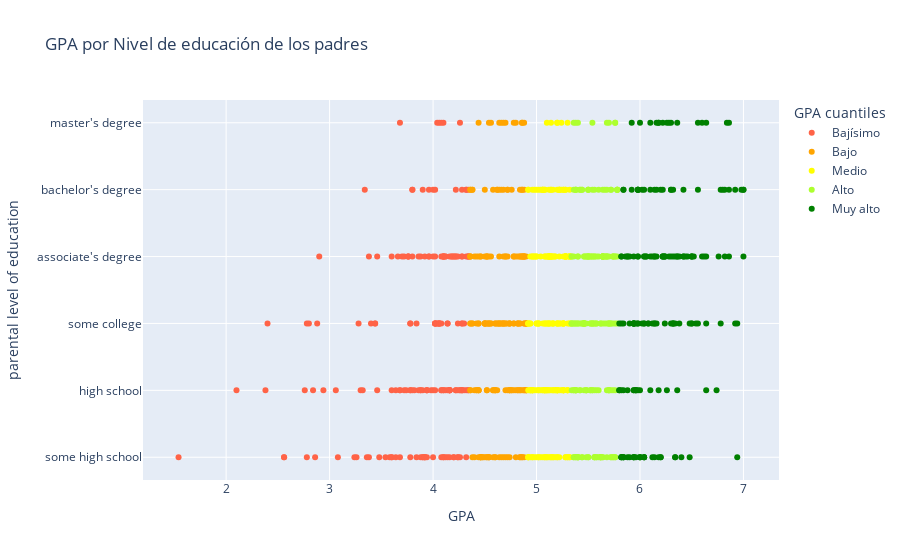

Notebook code for this chart:
### Markdown cell above
El rector, intrigado por saber si existe una relación entre el nivel educacional de los padres y las notas de sus hijos les plantea estudiar dicha relación. Para esto, les solicita que desde el `DataFrame` que posee a todos los alumnos (`DataFrame` obtenido tras la limpieza), generen una nueva columna que clasifique en quintiles de rendimiento para sus alumnos: `['Bajísimo', 'Bajo', 'Medio', 'Alto', 'Muy alto']`. (investigar `qcut()`)

Hecho esto, grafique a través de un scatter plot el nivel educacional de los padres v/s el promedio de los alumnos, utilice los cuantiles generados anteriormente para mostrar en que cuantil se encuentra cada uno de los datos.

Realizado el grafico, responda la siguiente pregunta: **¿Es posible visualizar alguna tendencia en el gráfico?.**

### Code cell
# Código para quintiles 
# La variable que contenga los quintiles debe llamarse GPA cuantiles para que el gráfico funcione.

# Código de gráfico 
df_grades['GPA cuantiles'] = pd.qcut(df_grades['GPA'], q=5,labels=['Bajísimo', 'Bajo', 'Medio', 'Alto', 'Muy alto'])
fig = px.scatter(
    df_grades.sort_values(by="GPA"),
    x="GPA",
    y="parental level of education",
    hover_data=["gender"],
    color="GPA cuantiles",
    title="GPA por Nivel de educación de los padres",
    color_discrete_sequence=["tomato", "orange", "yellow", "greenyellow", "green"]
    
)

fig

### Figure 1 — Plotly figure (JSON) as saved in the notebook; plotly's stock layout.template omitted (floating-point values rounded to 4 significant figures; data arrays with more than 128 entries replaced by an {"elided": "..."} marker saying what was removed)
{"data": [{"customdata": {"elided": "176x1 str values"}, "hovertemplate": "GPA cuantiles=Bajísimo<br>GPA=%{x}<br>parental level of education=%{y}<br>gender=%{customdata[0]}<extra></extra>", "legendgroup": "Bajísimo", "marker": {"color": "tomato", "symbol": "circle"}, "mode": "markers", "name": "Bajísimo", "orientation": "h", "showlegend": true, "type": "scatter", "x": {"elided": "176 float values"}, "xaxis": "x", "y": {"elided": "176 str values"}, "yaxis": "y"}, {"customdata": {"elided": "177x1 str values"}, "hovertemplate": "GPA cuantiles=Bajo<br>GPA=%{x}<br>parental level of education=%{y}<br>gender=%{customdata[0]}<extra></extra>", "legendgroup": "Bajo", "marker": {"color": "orange", "symbol": "circle"}, "mode": "markers", "name": "Bajo", "orientation": "h", "showlegend": true, "type": "scatter", "x": {"elided": "177 float values"}, "xaxis": "x", "y": {"elided": "177 str values"}, "yaxis": "y"}, {"customdata": {"elided": "178x1 str values"}, "hovertemplate": "GPA cuantiles=Medio<br>GPA=%{x}<br>parental level of education=%{y}<br>gender=%{customdata[0]}<extra></extra>", "legendgroup": "Medio", "marker": {"color": "yellow", "symbol": "circle"}, "mode": "markers", "name": "Medio", "orientation": "h", "showlegend": true, "type": "scatter", "x": {"elided": "178 float values"}, "xaxis": "x", "y": {"elided": "178 str values"}, "yaxis": "y"}, {"customdata": {"elided": "172x1 str values"}, "hovertemplate": "GPA cuantiles=Alto<br>GPA=%{x}<br>parental level of education=%{y}<br>gender=%{customdata[0]}<extra></extra>", "legendgroup": "Alto", "marker": {"color": "greenyellow", "symbol": "circle"}, "mode": "markers", "name": "Alto", "orientation": "h", "showlegend": true, "type": "scatter", "x": {"elided": "172 float values"}, "xaxis": "x", "y": {"elided": "172 str values"}, "yaxis": "y"}, {"customdata": {"elided": "172x1 str values"}, "hovertemplate": "GPA cuantiles=Muy alto<br>GPA=%{x}<br>parental level of education=%{y}<br>gender=%{customdata[0]}<extra></extra>", "legendgroup": "Muy alto", "marker": {"color": "green", "symbol": "circle"}, "mode": "markers", "name": "Muy alto", "orientation": "h", "showlegend": true, "type": "scatter", "x": {"elided": "172 float values"}, "xaxis": "x", "y": {"elided": "172 str values"}, "yaxis": "y"}], "layout": {"legend": {"title": {"text": "GPA cuantiles"}, "tracegroupgap": 0}, "title": {"text": "GPA por Nivel de educación de los padres"}, "xaxis": {"anchor": "y", "domain": [0, 1], "title": {"text": "GPA"}}, "yaxis": {"anchor": "x", "domain": [0, 1], "title": {"text": "parental level of education"}}}}
